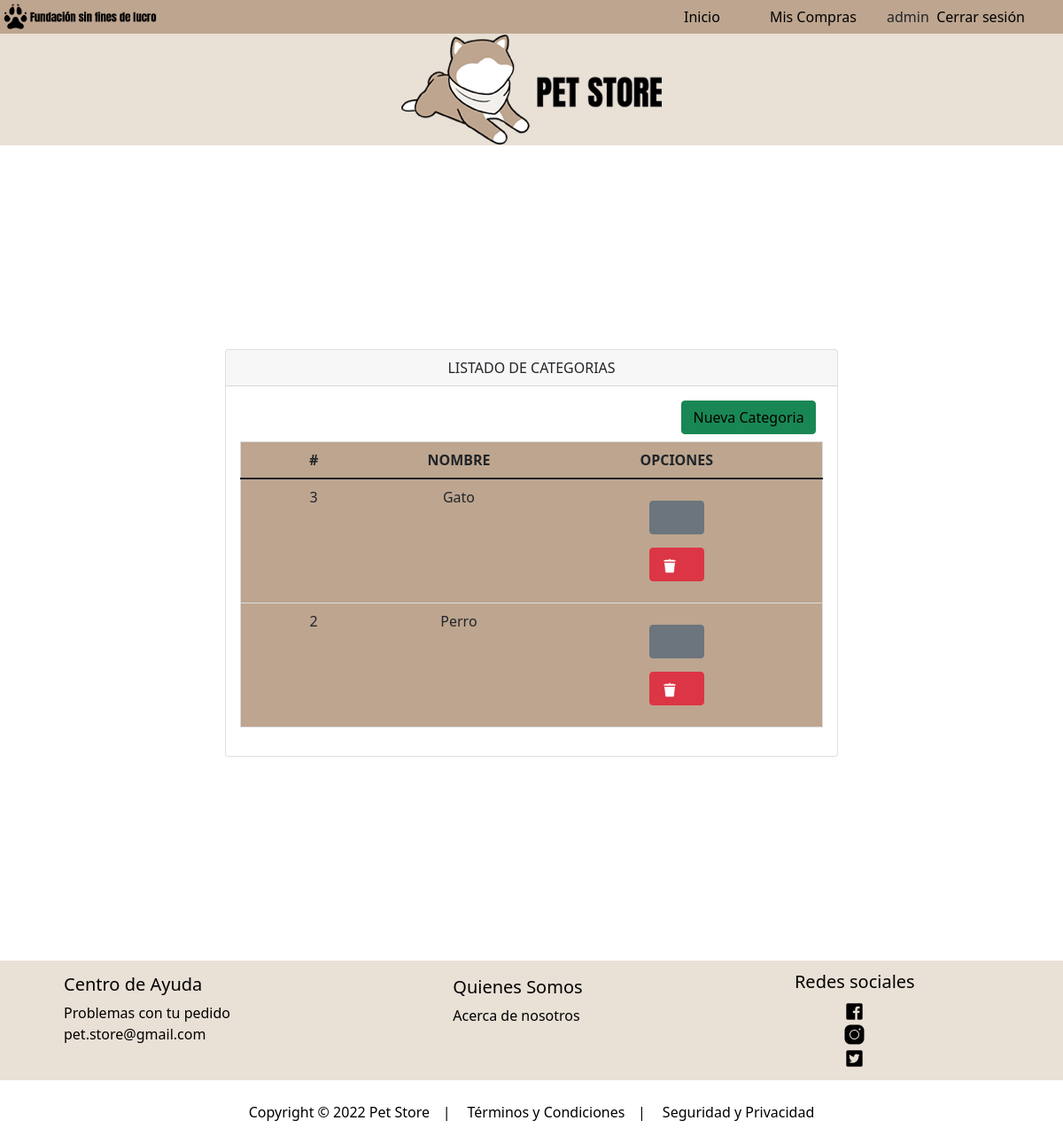
/categorias/ (signed in), run on the app's committed database.
### core/models.py (models this page shows, shortened)
class Categorias(models.Model):
    nombre = models.CharField(max_length=100)
    class Meta:
        db_table = "categorias"
        verbose_name = 'Categoria'
        verbose_name_plural = 'Categorias'
        ordering = ['id']

### core/views.py (the view)
# urls.py: path('categorias/', views.listCategorias, name='categorias'),
@login_required(login_url='/login')
def listCategorias(request):
    lista_categorias = Categorias.objects.all().order_by('nombre')
    page = request.GET.get('page', 1)
    try:
        paginator = Paginator(lista_categorias, 6)
        lista_categorias = paginator.page(page)
    except:
        raise Http404
    data = {'entity': lista_categorias,
            'title': 'LISTADO DE CATEGORIAS',
            'paginator': paginator
            }
    return render(request,'core/categorias.html', data)

### core/templates/core/categorias.html
{% extends 'core/plantilla.html' %}
{% load static %}
{% load crispy_forms_tags %}
{% block contenido %}
<div class="min-vh-100 d-flex flex-colum py-4">
    <div class="container">
        <div class="row justify-content-center">
            <div class="col-lg-8 col-md-6 col-sm-4 animate__animated animate__backInRight animate__delay-0.4s">
                <div class="card">
                    <div class="card-header text-center font-weight-bold">
                        {{ title }}
                    </div>
                    <div class="card-body  table-responsive">
                        <div class="d-flex justify-content-end mb-2 mx-2">
                            <a href="/addcategoria" class="btn btn-success" type="submit">
                            Nueva Categoria
                            </a>
                        </div>
                        <table class="table table-condensed">
                            <thead class="thead-dark">
                                <tr class="text-center">
                                    <th scope="col">#</th>
                                    <th scope="col">Nombre</th>
                                    <th colspan="2">Opciones</th>
                                </tr>
                            </thead>
                            <tbody>
                                 {% if entity %} {% for categoria in entity %}
                                <tr>
                                    <td>{{ categoria.id }}</td>
                                    <td>{{ categoria.nombre }}</td>
                                    <td colspan="2" class="text-center">
                                        <a class="btn btn-secondary " href="{% url 'editcategoria' categoria.id %}" type="button" style="margin: 5% 40% 15% 40%;"><i class="bi bi-pencil-square"><img src="{% static 'core/img/update.png' %}" width="20px" alt=""></i></a>
                                        <a class="btn btn-danger " href="{% url 'deleteCategoria' categoria.id %}" type="button" style="margin: -10% 40% 5% 40%;"><i class="bi bi-trash-fill"><img src="{% static 'core/img/borrar.png' %}" width="20px" alt=""></i></a>
                                    </td>
                                </tr>
                                {% endfor %} {% else %}
                                <div class="text-center text-warning">
                                    <h3> No se encontraron Productos!!</h3>
                                </div>
                                {% endif %}
                            </tbody>
                        </table>
                    </div>
                </div>
            </div>
        </div>
    </div>
</div>
{% endblock %}

### core/templates/core/plantilla.html (shortened to what this page needs)
{% load static %}
<!DOCTYPE html>
<html lang="es">
<head>
    <link rel="stylesheet" href="{% static 'core/css/estilo.css' %}">
    <link href="https://cdn.jsdelivr.net/npm/bootstrap@5.1.3/dist/css/bootstrap.min.css" rel="stylesheet"
>
</head>
<body>
    <div id="header1">
        <div id="logo">
            <img src="{% static 'core/img//logo pequeño.png' %}" alt="logop" style="margin: 0 0 0 0; width: 35%;">
           </div>
        <div id="menu">
        <div id="iniciar">
          <button type="submit" class="btn btn-btn-light" >
        </button>
      </div>
      <div id="vercom">
        <button type="submit" class="btn btn-btn-light" >
        <a href="{% url 'home' %}">Inicio</a>
    </button>
    </div>
            <div id="iniciar">
              <button type="submit" class="btn btn-btn-light" >
                {% if user.is_authenticated %}
                <a href="{% url 'vercompras' %}">Mis Compras</a>
                {{user.username}}&nbsp;
                <a href="{% url 'logout' %}">Cerrar sesión</a>
                {% else %}
                <a href="{% url 'login' %}">Iniciar sesión</a>
                {% endif %}
            </button>
          </div>
            </div>
    </div>
    <div id="logo2">
      <img src="{% static 'core/img/logo3.png' %}" alt="">
    </div>
    <div class="container">
            {% block contenido %}
            {% endblock %}
    </div>
    <footer>
      <div id="piepag">
        <div id="centro">
          <div class="container">
            <h5> Centro de Ayuda</h5>
            <a href="{% url 'problemasPedido' %}"><span class="otherPage">Problemas con tu pedido</span></a>
            <a href="mailto:pet.store@gmail.com"><span class="otherPage">pet.store@gmail.com</span></a>
        </div>
        </div>
        <div id="Pet">
          <div class="container">
            <h5> Quienes Somos</h5>
            <a href="{% url 'nosotros' %}"><span class="otherPage">Acerca de nosotros</span></a>
        </div>
        </div>
        <div id="redess">
            <h5> Redes sociales</h5>
            <a href="https://www.facebook.com/Pet-Store-111594554881435"><img src="{% static 'core/img/facebook.png' %}" alt="" a>
            <a href="https://www.instagram.com/petstore640/"><img src="{% static 'core/img/Instagram.png' %}" alt="" a>
            <a href="https://twitter.com/PETSTORE_1"><img src="{% static 'core/img/twitter.png' %}" alt="" a>
        </div>
      </div>
      <div id="copyr">
        <div id="cop">
          <div class="container1">
            <a>Copyright © 2022 Pet Storeㅤ|ㅤ</a>
            <a href="{% url 'terminosycondiciones' %}">Términos y Condicionesㅤ|ㅤ</a>
            <a href="{% url 'terminosycondiciones' %}">Seguridad y Privacidad</a>
        </div>
        </div>
        </div>
    </footer>
  </body>
  </html>
</body>
</html>

### core/static/core/css/estilo.css (style rules this page uses)
* { padding: 0; margin: 0; }
#header1 { display: flex; background-color: #BDA58F; justify-content: space-between; align-items: center; }
.container { padding: 5%; }
#menu { display: flex; justify-content: space-between; }
#iniciar>button>a { margin: 0 30px 0 0; color: #000000; text-decoration: none; font-size: 1.3; padding-top: 1px; }
#vercom>button>a { margin: 0 30px 0 0; color: #000000; text-decoration: none; font-size: 1.3; padding-top: 1px; }
#logo { margin: 0 30px 0 0; }
.card { background-color: #F3EFEB; display: flex; margin: 2%; justify-content: space-around; }
#piepag { background-color: #E9E0D6; color: #000000; display: flex; justify-content: space-between; }
.container a { color: #000000; text-decoration: none; display: flex; flex-direction: column; text-align: start; }
#centro { margin: -1% 0 1% 5%; display: flex; flex-direction: column; text-align: start; }
#Pet { margin: -2.5% 0 1% 5%; display: flex; flex-direction: column; text-align: start; }
#redess { margin: 1% 0 1% 5%; display: flex; flex-direction: column; text-align: center; }
#copyr { background-color: #FFFFFF; color: #000000; display: flex; justify-content: center; padding: 3vh; }
.container1 a { color: #000000; text-decoration: none; }
#cop { display: flex; justify-content: space-between; }
#logo2 { background-color: #E9E0D6; display: flex; justify-content: center; }
body { font-family: monospace; }
.container { width: 100%; max-width: 1000px; margin: auto; }
.table { width: 100%; border: 1px solid #ccc; border-collapse: collapse; margin: 0; padding: 0; table-layout: fixed; }
.table tr { background-color: #BDA58F; border: 1px solid #ddd; }
.table th, .table td { font-size: 16px; padding: 8px; text-align: center; }
.table thead th { text-transform: uppercase; background-color: #BDA58F; }
body { font-family: 'Roboto', sans-serif; background: #E5E5E5; }
* { box-sizing: border-box; }

### data on the page
Categorias: id "3", nombre "Gato"
Categorias: id "2", nombre "Perro"

### other printed values
{{ user.username }} "admin"
{{ title }} "LISTADO DE CATEGORIAS"
